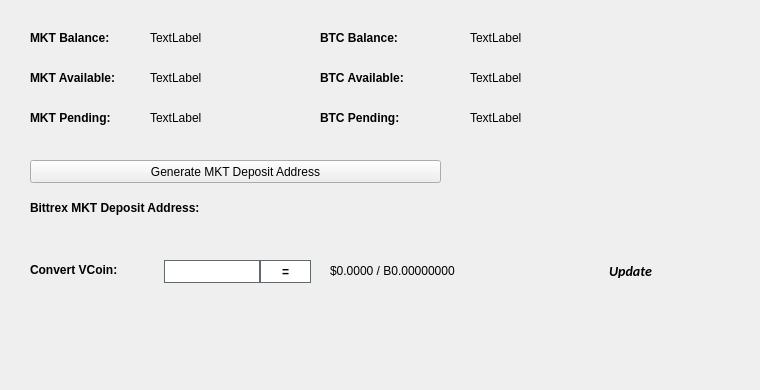
   <widget class="QWidget" name="BalanceTab">
    <attribute name="title">
     <string>Balance</string>
    </attribute>
    <widget class="QLabel" name="BitcoinBalanceLabel">
     <property name="geometry">
      <rect>
       <x>470</x>
       <y>30</y>
       <width>150</width>
       <height>16</height>
      </rect>
     </property>
     <property name="text">
      <string>TextLabel</string>
     </property>
    </widget>
    <widget class="QLabel" name="MKTBalanceLabel">
     <property name="geometry">
      <rect>
       <x>150</x>
       <y>30</y>
       <width>150</width>
       <height>16</height>
      </rect>
     </property>
     <property name="text">
      <string>TextLabel</string>
     </property>
    </widget>
    <widget class="QLabel" name="label_11">
     <property name="geometry">
      <rect>
       <x>30</x>
       <y>30</y>
       <width>101</width>
       <height>16</height>
      </rect>
     </property>
     <property name="font">
      <font>
       <weight>75</weight>
       <bold>true</bold>
      </font>
     </property>
     <property name="text">
      <string>MKT Balance:</string>
     </property>
    </widget>
    <widget class="QLabel" name="label_12">
     <property name="geometry">
      <rect>
       <x>320</x>
       <y>30</y>
       <width>101</width>
       <height>16</height>
      </rect>
     </property>
     <property name="font">
      <font>
       <weight>75</weight>
       <bold>true</bold>
      </font>
     </property>
     <property name="text">
      <string>BTC Balance:</string>
     </property>
    </widget>
    <widget class="QLabel" name="MKTAvailableLabel_2">
     <property name="geometry">
      <rect>
       <x>150</x>
       <y>70</y>
       <width>150</width>
       <height>16</height>
      </rect>
     </property>
     <property name="text">
      <string>TextLabel</string>
     </property>
    </widget>
    <widget class="QLabel" name="label_13">
     <property name="geometry">
      <rect>
       <x>30</x>
       <y>70</y>
       <width>111</width>
       <height>16</height>
      </rect>
     </property>
     <property name="font">
      <font>
       <weight>75</weight>
       <bold>true</bold>
      </font>
     </property>
     <property name="text">
      <string>MKT Available:</string>
     </property>
    </widget>
    <widget class="QLabel" name="label_14">
     <property name="geometry">
      <rect>
       <x>30</x>
       <y>110</y>
       <width>101</width>
       <height>16</height>
      </rect>
     </property>
     <property name="font">
      <font>
       <weight>75</weight>
       <bold>true</bold>
      </font>
     </property>
     <property name="text">
      <string>MKT Pending:</string>
     </property>
    </widget>
    <widget class="QLabel" name="MKTPendingLabel">
     <property name="geometry">
      <rect>
       <x>150</x>
       <y>110</y>
       <width>150</width>
       <height>16</height>
      </rect>
     </property>
     <property name="text">
      <string>TextLabel</string>
     </property>
    </widget>
    <widget class="QLabel" name="label_15">
     <property name="geometry">
      <rect>
       <x>320</x>
       <y>70</y>
       <width>111</width>
       <height>16</height>
      </rect>
     </property>
     <property name="font">
      <font>
       <weight>75</weight>
       <bold>true</bold>
      </font>
     </property>
     <property name="text">
      <string>BTC Available:</string>
     </property>
    </widget>
    <widget class="QLabel" name="BitcoinAvailableLabel">
     <property name="geometry">
      <rect>
       <x>470</x>
       <y>70</y>
       <width>150</width>
       <height>16</height>
      </rect>
     </property>
     <property name="text">
      <string>TextLabel</string>
     </property>
    </widget>
    <widget class="QLabel" name="label_31">
     <property name="geometry">
      <rect>
       <x>320</x>
       <y>110</y>
       <width>111</width>
       <height>16</height>
      </rect>
     </property>
     <property name="font">
      <font>
       <weight>75</weight>
       <bold>true</bold>
      </font>
     </property>
     <property name="text">
      <string>BTC Pending:</string>
     </property>
    </widget>
    <widget class="QLabel" name="BitcoinPendingLabel">
     <property name="geometry">
      <rect>
       <x>470</x>
       <y>110</y>
       <width>150</width>
       <height>16</height>
      </rect>
     </property>
     <property name="text">
      <string>TextLabel</string>
     </property>
    </widget>
    <widget class="QLabel" name="label_33">
     <property name="geometry">
      <rect>
       <x>30</x>
       <y>200</y>
       <width>221</width>
       <height>16</height>
      </rect>
     </property>
     <property name="font">
      <font>
       <weight>75</weight>
       <bold>true</bold>
      </font>
     </property>
     <property name="text">
      <string>Bittrex MKT Deposit Address:</string>
     </property>
    </widget>
    <widget class="QPushButton" name="GenDepositBTN">
     <property name="geometry">
      <rect>
       <x>30</x>
       <y>160</y>
       <width>411</width>
       <height>23</height>
      </rect>
     </property>
     <property name="text">
      <string>Generate MKT Deposit Address</string>
     </property>
     <property name="icon">
      <iconset resource="../mktcoin.qrc">
       <normaloff>:/icons/bitcoin</normaloff>:/icons/bitcoin</iconset>
     </property>
    </widget>
    <widget class="QLabel" name="DepositAddressLabel">
     <property name="geometry">
      <rect>
       <x>200</x>
       <y>200</y>
       <width>261</width>
       <height>16</height>
      </rect>
     </property>
     <property name="palette">
      <palette>
       <active>
        <colorrole role="WindowText">
         <brush brushstyle="SolidPattern">
          <color alpha="255">
           <red>0</red>
           <green>0</green>
           <blue>0</blue>
          </color>
         </brush>
        </colorrole>
        <colorrole role="Text">
         <brush brushstyle="SolidPattern">
          <color alpha="255">
           <red>0</red>
           <green>0</green>
           <blue>255</blue>
          </color>
         </brush>
        </colorrole>
       </active>
       <inactive>
        <colorrole role="WindowText">
         <brush brushstyle="SolidPattern">
          <color alpha="255">
           <red>0</red>
           <green>0</green>
           <blue>0</blue>
          </color>
         </brush>
        </colorrole>
        <colorrole role="Text">
         <brush brushstyle="SolidPattern">
          <color alpha="255">
           <red>0</red>
           <green>0</green>
           <blue>255</blue>
          </color>
         </brush>
        </colorrole>
       </inactive>
       <disabled>
        <colorrole role="WindowText">
         <brush brushstyle="SolidPattern">
          <color alpha="255">
           <red>120</red>
           <green>120</green>
           <blue>120</blue>
          </color>
         </brush>
        </colorrole>
        <colorrole role="Text">
         <brush brushstyle="SolidPattern">
          <color alpha="255">
           <red>120</red>
           <green>120</green>
           <blue>120</blue>
          </color>
         </brush>
        </colorrole>
       </disabled>
      </palette>
     </property>
     <property name="font">
      <font>
       <weight>75</weight>
       <bold>true</bold>
      </font>
     </property>
     <property name="text">
      <string/>
     </property>
     <property name="alignment">
      <set>Qt::AlignRight|Qt::AlignTrailing|Qt::AlignVCenter</set>
     </property>
     <property name="textInteractionFlags">
      <set>Qt::LinksAccessibleByMouse|Qt::TextSelectableByKeyboard|Qt::TextSelectableByMouse</set>
     </property>
    </widget>
    <widget class="QLabel" name="label_8">
     <property name="geometry">
      <rect>
       <x>460</x>
       <y>300</y>
       <width>281</width>
       <height>81</height>
      </rect>
     </property>
     <property name="text">
      <string/>
     </property>
     <property name="pixmap">
      <pixmap>:/images/bittrex</pixmap>
     </property>
    </widget>
    <widget class="QWidget" name="widgetConversion" native="true">
     <property name="geometry">
      <rect>
       <x>0</x>
       <y>250</y>
       <width>751</width>
       <height>43</height>
      </rect>
     </property>
     <property name="minimumSize">
      <size>
       <width>0</width>
       <height>43</height>
      </size>
     </property>
     <property name="styleSheet">
      <string notr="true"/>
     </property>
     <widget class="QPushButton" name="btnUpdateMarketData">
      <property name="geometry">
       <rect>
        <x>575</x>
        <y>0</y>
        <width>111</width>
        <height>41</height>
       </rect>
      </property>
      <property name="sizePolicy">
       <sizepolicy hsizetype="Expanding" vsizetype="Expanding">
        <horstretch>0</horstretch>
        <verstretch>0</verstretch>
       </sizepolicy>
      </property>
      <property name="font">
       <font>
        <family>calibri</family>
        <pointsize>-1</pointsize>
        <weight>75</weight>
        <italic>true</italic>
        <bold>true</bold>
       </font>
      </property>
      <property name="styleSheet">
       <string notr="true">margin:0px;text-align:center;padding:2px;border-radius:3px;font-style:italic;width:100px;font-size:14px;font-family:calibri;font-weight:600;</string>
      </property>
      <property name="text">
       <string>Update</string>
      </property>
      <property name="iconSize">
       <size>
        <width>150</width>
        <height>35</height>
       </size>
      </property>
      <property name="autoDefault">
       <bool>true</bool>
      </property>
      <property name="default">
       <bool>true</bool>
      </property>
     </widget>
     <widget class="QLabel" name="lblConvertVCoin">
      <property name="geometry">
       <rect>
        <x>30</x>
        <y>10</y>
        <width>131</width>
        <height>20</height>
       </rect>
      </property>
      <property name="styleSheet">
       <string notr="true"/>
      </property>
      <property name="text">
       <string>&lt;html&gt;&lt;head/&gt;&lt;body&gt;&lt;p&gt;&lt;span style=&quot; font-weight:600;&quot;&gt;Convert VCoin:&lt;/span&gt;&lt;/p&gt;&lt;/body&gt;&lt;/html&gt;</string>
      </property>
     </widget>
     <widget class="QLineEdit" name="txtConvertVCoinQty">
      <property name="geometry">
       <rect>
        <x>160</x>
        <y>10</y>
        <width>100</width>
        <height>23</height>
       </rect>
      </property>
      <property name="minimumSize">
       <size>
        <width>100</width>
        <height>23</height>
       </size>
      </property>
      <property name="maximumSize">
       <size>
        <width>100</width>
        <height>16777215</height>
       </size>
      </property>
      <property name="styleSheet">
       <string notr="true">border: 1px solid #61696c;margin-left:4px;</string>
      </property>
     </widget>
     <widget class="QPushButton" name="btnConvertMKT">
      <property name="geometry">
       <rect>
        <x>260</x>
        <y>10</y>
        <width>51</width>
        <height>23</height>
       </rect>
      </property>
      <property name="minimumSize">
       <size>
        <width>0</width>
        <height>23</height>
       </size>
      </property>
      <property name="styleSheet">
       <string notr="true">border:1px solid #61696c;background:white;font-weight:600;</string>
      </property>
      <property name="text">
       <string>=</string>
      </property>
     </widget>
     <widget class="QLabel" name="lblConvertVCoinResults">
      <property name="geometry">
       <rect>
        <x>330</x>
        <y>0</y>
        <width>201</width>
        <height>41</height>
       </rect>
      </property>
      <property name="styleSheet">
       <string notr="true"/>
      </property>
      <property name="text">
       <string>$0.0000 / B0.00000000</string>
      </property>
     </widget>
     <widget class="QLabel" name="iconOverviewUpdateWait">
      <property name="geometry">
       <rect>
        <x>670</x>
        <y>10</y>
        <width>24</width>
        <height>24</height>
       </rect>
      </property>
      <property name="text">
       <string/>
      </property>
      <property name="pixmap">
       <pixmap resource="../mktcoin.qrc">:/icons/transaction_1</pixmap>
      </property>
      <property name="scaledContents">
       <bool>true</bool>
      </property>
      <property name="alignment">
       <set>Qt::AlignCenter</set>
      </property>
     </widget>
    </widget>
   </widget>
